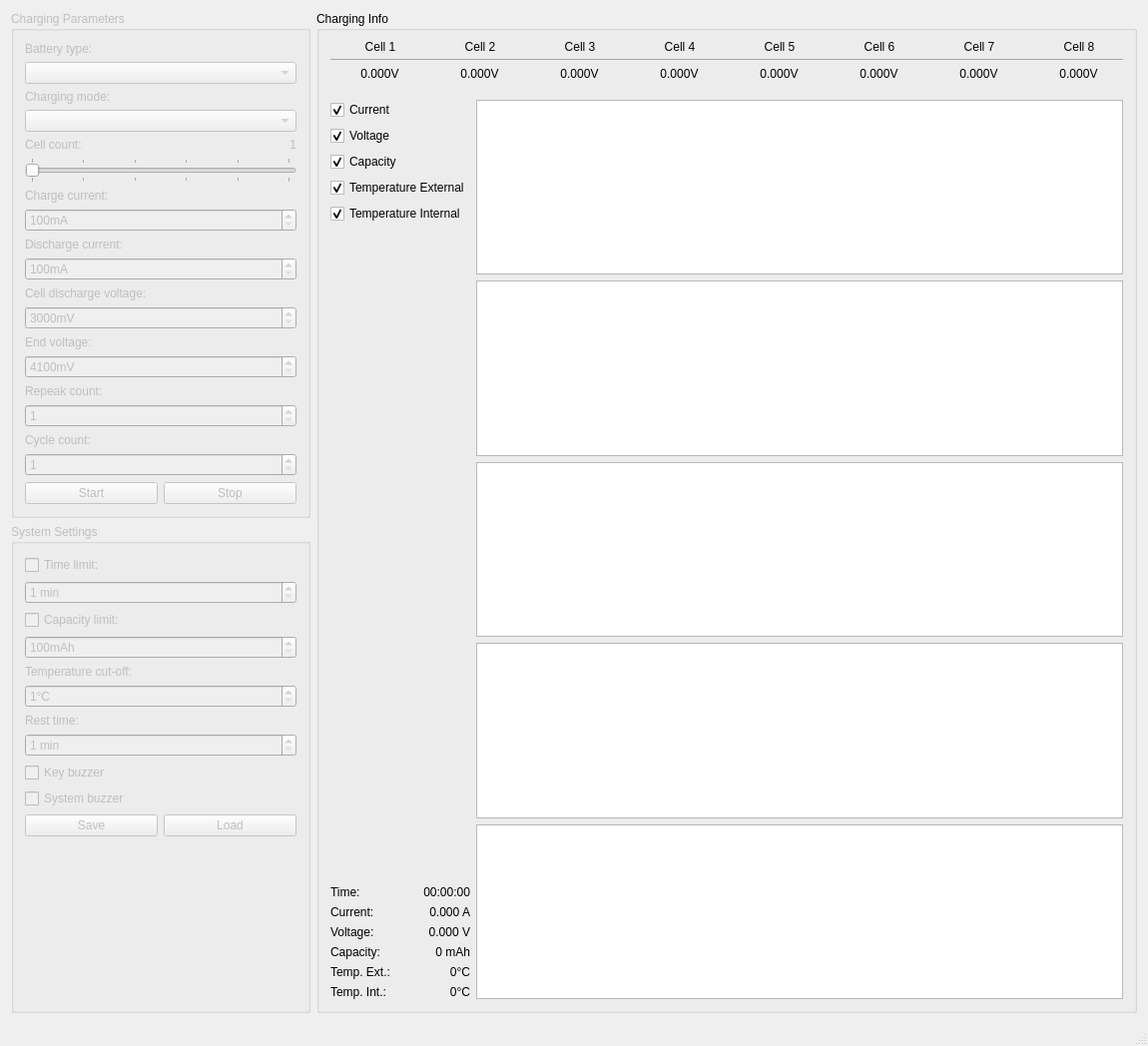
<?xml version="1.0" encoding="UTF-8"?>
<!--
/* Copyright © 2018, Maciej Sopyło <me@klh.io>
 *
 * This file is part of charge-guru.
 *
 *  charge-guru is free software: you can redistribute it and/or modify
 *  it under the terms of the GNU General Public License as published by
 *  the Free Software Foundation, either version 3 of the License, or
 *  (at your option) any later version.
 *
 *  charge-guru is distributed in the hope that it will be useful,
 *  but WITHOUT ANY WARRANTY; without even the implied warranty of
 *  MERCHANTABILITY or FITNESS FOR A PARTICULAR PURPOSE.  See the
 *  GNU General Public License for more details.
 *
 *  You should have received a copy of the GNU General Public License
 *  along with charge-guru.  If not, see <http://www.gnu.org/licenses/>.
 */
-->
<ui version="4.0">
 <class>MainWindow</class>
 <widget class="QMainWindow" name="MainWindow">
  <property name="geometry">
   <rect>
    <x>0</x>
    <y>0</y>
    <width>1150</width>
    <height>1048</height>
   </rect>
  </property>
  <property name="minimumSize">
   <size>
    <width>1150</width>
    <height>0</height>
   </size>
  </property>
  <property name="windowTitle">
   <string>ChargeGuru 0.0.1</string>
  </property>
  <widget class="QWidget" name="centralWidget">
   <layout class="QGridLayout" name="gridLayout">
    <item row="0" column="0">
     <widget class="QGroupBox" name="gbChargingParameters">
      <property name="enabled">
       <bool>false</bool>
      </property>
      <property name="sizePolicy">
       <sizepolicy hsizetype="Preferred" vsizetype="Preferred">
        <horstretch>0</horstretch>
        <verstretch>0</verstretch>
       </sizepolicy>
      </property>
      <property name="minimumSize">
       <size>
        <width>300</width>
        <height>0</height>
       </size>
      </property>
      <property name="maximumSize">
       <size>
        <width>300</width>
        <height>16777215</height>
       </size>
      </property>
      <property name="title">
       <string>Charging Parameters</string>
      </property>
      <layout class="QVBoxLayout" name="verticalLayout">
       <item>
        <widget class="QLabel" name="label">
         <property name="text">
          <string>Battery type:</string>
         </property>
        </widget>
       </item>
       <item>
        <widget class="QComboBox" name="cbBatteryType">
         <property name="currentText">
          <string/>
         </property>
        </widget>
       </item>
       <item>
        <widget class="QLabel" name="label_2">
         <property name="text">
          <string>Charging mode:</string>
         </property>
        </widget>
       </item>
       <item>
        <widget class="QComboBox" name="cbChargingMode"/>
       </item>
       <item>
        <layout class="QHBoxLayout" name="horizontalLayout_3">
         <item>
          <widget class="QLabel" name="label_3">
           <property name="text">
            <string>Cell count:</string>
           </property>
          </widget>
         </item>
         <item>
          <widget class="QLabel" name="lbCellCount">
           <property name="text">
            <string>1</string>
           </property>
           <property name="alignment">
            <set>Qt::AlignRight|Qt::AlignTrailing|Qt::AlignVCenter</set>
           </property>
          </widget>
         </item>
        </layout>
       </item>
       <item>
        <widget class="QSlider" name="sbCellCount">
         <property name="minimum">
          <number>1</number>
         </property>
         <property name="maximum">
          <number>6</number>
         </property>
         <property name="pageStep">
          <number>1</number>
         </property>
         <property name="orientation">
          <enum>Qt::Horizontal</enum>
         </property>
         <property name="invertedAppearance">
          <bool>false</bool>
         </property>
         <property name="tickPosition">
          <enum>QSlider::TicksBothSides</enum>
         </property>
        </widget>
       </item>
       <item>
        <widget class="QLabel" name="label_4">
         <property name="text">
          <string>Charge current:</string>
         </property>
        </widget>
       </item>
       <item>
        <widget class="QSpinBox" name="sbChargeCurrent">
         <property name="suffix">
          <string>mA</string>
         </property>
         <property name="minimum">
          <number>100</number>
         </property>
         <property name="maximum">
          <number>6000</number>
         </property>
        </widget>
       </item>
       <item>
        <widget class="QLabel" name="label_5">
         <property name="text">
          <string>Discharge current:</string>
         </property>
        </widget>
       </item>
       <item>
        <widget class="QSpinBox" name="sbDischargeCurrent">
         <property name="suffix">
          <string>mA</string>
         </property>
         <property name="minimum">
          <number>100</number>
         </property>
         <property name="maximum">
          <number>2000</number>
         </property>
        </widget>
       </item>
       <item>
        <widget class="QLabel" name="label_6">
         <property name="text">
          <string>Cell discharge voltage:</string>
         </property>
        </widget>
       </item>
       <item>
        <widget class="QSpinBox" name="sbCellDischargeVoltage">
         <property name="suffix">
          <string>mV</string>
         </property>
         <property name="minimum">
          <number>3000</number>
         </property>
         <property name="maximum">
          <number>3300</number>
         </property>
        </widget>
       </item>
       <item>
        <widget class="QLabel" name="label_7">
         <property name="text">
          <string>End voltage:</string>
         </property>
        </widget>
       </item>
       <item>
        <widget class="QSpinBox" name="sbEndVoltage">
         <property name="suffix">
          <string>mV</string>
         </property>
         <property name="minimum">
          <number>4100</number>
         </property>
         <property name="maximum">
          <number>4250</number>
         </property>
        </widget>
       </item>
       <item>
        <widget class="QLabel" name="label_8">
         <property name="text">
          <string>Repeak count:</string>
         </property>
        </widget>
       </item>
       <item>
        <widget class="QSpinBox" name="sbRepeakCount">
         <property name="minimum">
          <number>1</number>
         </property>
         <property name="maximum">
          <number>3</number>
         </property>
        </widget>
       </item>
       <item>
        <widget class="QLabel" name="label_9">
         <property name="text">
          <string>Cycle count:</string>
         </property>
        </widget>
       </item>
       <item>
        <widget class="QSpinBox" name="sbCycleCount">
         <property name="minimum">
          <number>1</number>
         </property>
         <property name="maximum">
          <number>3</number>
         </property>
        </widget>
       </item>
       <item>
        <layout class="QHBoxLayout" name="horizontalLayout_2">
         <item>
          <widget class="QPushButton" name="btStartCharging">
           <property name="text">
            <string>Start</string>
           </property>
          </widget>
         </item>
         <item>
          <widget class="QPushButton" name="btStopCharging">
           <property name="enabled">
            <bool>false</bool>
           </property>
           <property name="text">
            <string>Stop</string>
           </property>
          </widget>
         </item>
        </layout>
       </item>
       <item>
        <spacer name="verticalSpacer_2">
         <property name="orientation">
          <enum>Qt::Vertical</enum>
         </property>
         <property name="sizeHint" stdset="0">
          <size>
           <width>20</width>
           <height>40</height>
          </size>
         </property>
        </spacer>
       </item>
      </layout>
     </widget>
    </item>
    <item row="0" column="1" rowspan="2">
     <widget class="QGroupBox" name="gbChargingInfo">
      <property name="title">
       <string>Charging Info</string>
      </property>
      <layout class="QGridLayout" name="gridLayout_2">
       <item row="0" column="0" colspan="2">
        <widget class="QTableWidget" name="tbCells">
         <property name="maximumSize">
          <size>
           <width>16777215</width>
           <height>52</height>
          </size>
         </property>
         <property name="styleSheet">
          <string notr="true">QTableWidget, QHeaderView::section, QHeaderView, QTableCornerButton::section {
	background: transparent;
	border: none;
}

QHeaderView {
	padding: 0 0 7px 0;
	border-bottom: 1px solid rgba(0, 0, 0, 0.3);
}
</string>
         </property>
         <property name="frameShape">
          <enum>QFrame::NoFrame</enum>
         </property>
         <property name="lineWidth">
          <number>0</number>
         </property>
         <property name="verticalScrollBarPolicy">
          <enum>Qt::ScrollBarAlwaysOff</enum>
         </property>
         <property name="horizontalScrollBarPolicy">
          <enum>Qt::ScrollBarAlwaysOff</enum>
         </property>
         <property name="sizeAdjustPolicy">
          <enum>QAbstractScrollArea::AdjustIgnored</enum>
         </property>
         <property name="editTriggers">
          <set>QAbstractItemView::NoEditTriggers</set>
         </property>
         <property name="selectionMode">
          <enum>QAbstractItemView::NoSelection</enum>
         </property>
         <property name="selectionBehavior">
          <enum>QAbstractItemView::SelectRows</enum>
         </property>
         <property name="gridStyle">
          <enum>Qt::NoPen</enum>
         </property>
         <property name="cornerButtonEnabled">
          <bool>false</bool>
         </property>
         <property name="rowCount">
          <number>1</number>
         </property>
         <attribute name="verticalHeaderVisible">
          <bool>false</bool>
         </attribute>
         <row>
          <property name="text">
           <string>Voltage</string>
          </property>
         </row>
         <column>
          <property name="text">
           <string>Cell 1</string>
          </property>
          <property name="textAlignment">
           <set>AlignCenter</set>
          </property>
         </column>
         <column>
          <property name="text">
           <string>Cell 2</string>
          </property>
          <property name="textAlignment">
           <set>AlignCenter</set>
          </property>
         </column>
         <column>
          <property name="text">
           <string>Cell 3</string>
          </property>
          <property name="textAlignment">
           <set>AlignCenter</set>
          </property>
         </column>
         <column>
          <property name="text">
           <string>Cell 4</string>
          </property>
          <property name="textAlignment">
           <set>AlignCenter</set>
          </property>
         </column>
         <column>
          <property name="text">
           <string>Cell 5</string>
          </property>
          <property name="textAlignment">
           <set>AlignCenter</set>
          </property>
         </column>
         <column>
          <property name="text">
           <string>Cell 6</string>
          </property>
          <property name="textAlignment">
           <set>AlignCenter</set>
          </property>
         </column>
         <column>
          <property name="text">
           <string>Cell 7</string>
          </property>
          <property name="textAlignment">
           <set>AlignCenter</set>
          </property>
         </column>
         <column>
          <property name="text">
           <string>Cell 8</string>
          </property>
          <property name="textAlignment">
           <set>AlignCenter</set>
          </property>
         </column>
         <item row="0" column="0">
          <property name="text">
           <string>0.000V</string>
          </property>
          <property name="textAlignment">
           <set>AlignCenter</set>
          </property>
          <property name="flags">
           <set>ItemIsEnabled</set>
          </property>
         </item>
         <item row="0" column="1">
          <property name="text">
           <string>0.000V</string>
          </property>
          <property name="textAlignment">
           <set>AlignCenter</set>
          </property>
          <property name="flags">
           <set>ItemIsEnabled</set>
          </property>
         </item>
         <item row="0" column="2">
          <property name="text">
           <string>0.000V</string>
          </property>
          <property name="textAlignment">
           <set>AlignCenter</set>
          </property>
          <property name="flags">
           <set>ItemIsEnabled</set>
          </property>
         </item>
         <item row="0" column="3">
          <property name="text">
           <string>0.000V</string>
          </property>
          <property name="textAlignment">
           <set>AlignCenter</set>
          </property>
          <property name="flags">
           <set>ItemIsEnabled</set>
          </property>
         </item>
         <item row="0" column="4">
          <property name="text">
           <string>0.000V</string>
          </property>
          <property name="textAlignment">
           <set>AlignCenter</set>
          </property>
          <property name="flags">
           <set>ItemIsEnabled</set>
          </property>
         </item>
         <item row="0" column="5">
          <property name="text">
           <string>0.000V</string>
          </property>
          <property name="textAlignment">
           <set>AlignCenter</set>
          </property>
          <property name="flags">
           <set>ItemIsEnabled</set>
          </property>
         </item>
         <item row="0" column="6">
          <property name="text">
           <string>0.000V</string>
          </property>
          <property name="textAlignment">
           <set>AlignCenter</set>
          </property>
          <property name="flags">
           <set>ItemIsEnabled</set>
          </property>
         </item>
         <item row="0" column="7">
          <property name="text">
           <string>0.000V</string>
          </property>
          <property name="textAlignment">
           <set>AlignCenter</set>
          </property>
          <property name="flags">
           <set>ItemIsEnabled</set>
          </property>
         </item>
        </widget>
       </item>
       <item row="1" column="0">
        <layout class="QVBoxLayout" name="verticalLayout_3">
         <item>
          <widget class="QCheckBox" name="ckChartCurrent">
           <property name="text">
            <string>Current</string>
           </property>
           <property name="checked">
            <bool>true</bool>
           </property>
          </widget>
         </item>
         <item>
          <widget class="QCheckBox" name="ckChartVoltage">
           <property name="text">
            <string>Voltage</string>
           </property>
           <property name="checked">
            <bool>true</bool>
           </property>
          </widget>
         </item>
         <item>
          <widget class="QCheckBox" name="ckChartCapacity">
           <property name="text">
            <string>Capacity</string>
           </property>
           <property name="checked">
            <bool>true</bool>
           </property>
          </widget>
         </item>
         <item>
          <widget class="QCheckBox" name="ckChartTempExt">
           <property name="text">
            <string>Temperature External</string>
           </property>
           <property name="checked">
            <bool>true</bool>
           </property>
          </widget>
         </item>
         <item>
          <widget class="QCheckBox" name="ckChartTempInt">
           <property name="text">
            <string>Temperature Internal</string>
           </property>
           <property name="checked">
            <bool>true</bool>
           </property>
          </widget>
         </item>
         <item>
          <spacer name="verticalSpacer">
           <property name="orientation">
            <enum>Qt::Vertical</enum>
           </property>
           <property name="sizeHint" stdset="0">
            <size>
             <width>20</width>
             <height>40</height>
            </size>
           </property>
          </spacer>
         </item>
         <item>
          <layout class="QHBoxLayout" name="horizontalLayout_10">
           <item>
            <widget class="QLabel" name="label_22">
             <property name="text">
              <string>Time:</string>
             </property>
            </widget>
           </item>
           <item>
            <widget class="QLabel" name="lbChargeTime">
             <property name="text">
              <string>00:00:00</string>
             </property>
             <property name="alignment">
              <set>Qt::AlignRight|Qt::AlignTrailing|Qt::AlignVCenter</set>
             </property>
            </widget>
           </item>
          </layout>
         </item>
         <item>
          <layout class="QHBoxLayout" name="horizontalLayout_9">
           <item>
            <widget class="QLabel" name="label_20">
             <property name="text">
              <string>Current:</string>
             </property>
            </widget>
           </item>
           <item>
            <widget class="QLabel" name="lbChargeCurrent">
             <property name="text">
              <string>0.000 A</string>
             </property>
             <property name="alignment">
              <set>Qt::AlignRight|Qt::AlignTrailing|Qt::AlignVCenter</set>
             </property>
            </widget>
           </item>
          </layout>
         </item>
         <item>
          <layout class="QHBoxLayout" name="horizontalLayout_8">
           <item>
            <widget class="QLabel" name="label_18">
             <property name="text">
              <string>Voltage:</string>
             </property>
            </widget>
           </item>
           <item>
            <widget class="QLabel" name="lbChargeVoltage">
             <property name="text">
              <string>0.000 V</string>
             </property>
             <property name="alignment">
              <set>Qt::AlignRight|Qt::AlignTrailing|Qt::AlignVCenter</set>
             </property>
            </widget>
           </item>
          </layout>
         </item>
         <item>
          <layout class="QHBoxLayout" name="horizontalLayout_7">
           <item>
            <widget class="QLabel" name="label_16">
             <property name="text">
              <string>Capacity:</string>
             </property>
            </widget>
           </item>
           <item>
            <widget class="QLabel" name="lbChargeCapacity">
             <property name="text">
              <string>0 mAh</string>
             </property>
             <property name="alignment">
              <set>Qt::AlignRight|Qt::AlignTrailing|Qt::AlignVCenter</set>
             </property>
            </widget>
           </item>
          </layout>
         </item>
         <item>
          <layout class="QHBoxLayout" name="horizontalLayout_6">
           <item>
            <widget class="QLabel" name="label_14">
             <property name="text">
              <string>Temp. Ext.:</string>
             </property>
            </widget>
           </item>
           <item>
            <widget class="QLabel" name="lbChargeTempExt">
             <property name="text">
              <string>0°C</string>
             </property>
             <property name="alignment">
              <set>Qt::AlignRight|Qt::AlignTrailing|Qt::AlignVCenter</set>
             </property>
            </widget>
           </item>
          </layout>
         </item>
         <item>
          <layout class="QHBoxLayout" name="horizontalLayout_5">
           <item>
            <widget class="QLabel" name="label_13">
             <property name="text">
              <string>Temp. Int.:</string>
             </property>
            </widget>
           </item>
           <item>
            <widget class="QLabel" name="lbChargeTempInt">
             <property name="text">
              <string>0°C</string>
             </property>
             <property name="alignment">
              <set>Qt::AlignRight|Qt::AlignTrailing|Qt::AlignVCenter</set>
             </property>
            </widget>
           </item>
          </layout>
         </item>
        </layout>
       </item>
       <item row="1" column="1">
        <layout class="QVBoxLayout" name="verticalLayout_4" stretch="1,1,1,1,1">
         <item>
          <widget class="QtCharts::QChartView" name="ctCurrent"/>
         </item>
         <item>
          <widget class="QtCharts::QChartView" name="ctVoltage"/>
         </item>
         <item>
          <widget class="QtCharts::QChartView" name="ctCapacity"/>
         </item>
         <item>
          <widget class="QtCharts::QChartView" name="ctTempExt"/>
         </item>
         <item>
          <widget class="QtCharts::QChartView" name="ctTempInt"/>
         </item>
        </layout>
       </item>
      </layout>
     </widget>
    </item>
    <item row="1" column="0">
     <widget class="QGroupBox" name="gbSystemSettings">
      <property name="enabled">
       <bool>false</bool>
      </property>
      <property name="minimumSize">
       <size>
        <width>300</width>
        <height>0</height>
       </size>
      </property>
      <property name="maximumSize">
       <size>
        <width>300</width>
        <height>16777215</height>
       </size>
      </property>
      <property name="title">
       <string>System Settings</string>
      </property>
      <layout class="QVBoxLayout" name="verticalLayout_2">
       <item>
        <widget class="QCheckBox" name="ckTimeLimit">
         <property name="text">
          <string>Time limit:</string>
         </property>
        </widget>
       </item>
       <item>
        <widget class="QSpinBox" name="sbTimeLimit">
         <property name="suffix">
          <string> min</string>
         </property>
         <property name="minimum">
          <number>1</number>
         </property>
         <property name="maximum">
          <number>720</number>
         </property>
        </widget>
       </item>
       <item>
        <widget class="QCheckBox" name="ckCapacityLimit">
         <property name="text">
          <string>Capacity limit:</string>
         </property>
        </widget>
       </item>
       <item>
        <widget class="QSpinBox" name="sbCapacityLimit">
         <property name="suffix">
          <string>mAh</string>
         </property>
         <property name="minimum">
          <number>100</number>
         </property>
         <property name="maximum">
          <number>50000</number>
         </property>
        </widget>
       </item>
       <item>
        <widget class="QLabel" name="label_10">
         <property name="text">
          <string>Temperature cut-off:</string>
         </property>
        </widget>
       </item>
       <item>
        <widget class="QSpinBox" name="sbTemperatureLimit">
         <property name="suffix">
          <string>°C</string>
         </property>
         <property name="minimum">
          <number>1</number>
         </property>
         <property name="maximum">
          <number>80</number>
         </property>
        </widget>
       </item>
       <item>
        <widget class="QLabel" name="label_11">
         <property name="text">
          <string>Rest time:</string>
         </property>
        </widget>
       </item>
       <item>
        <widget class="QSpinBox" name="sbCycleTime">
         <property name="suffix">
          <string> min</string>
         </property>
         <property name="minimum">
          <number>1</number>
         </property>
         <property name="maximum">
          <number>60</number>
         </property>
        </widget>
       </item>
       <item>
        <widget class="QCheckBox" name="ckKeyBuzzer">
         <property name="text">
          <string>Key buzzer</string>
         </property>
        </widget>
       </item>
       <item>
        <widget class="QCheckBox" name="ckSystemBuzzer">
         <property name="text">
          <string>System buzzer</string>
         </property>
        </widget>
       </item>
       <item>
        <layout class="QHBoxLayout" name="horizontalLayout">
         <item>
          <widget class="QPushButton" name="btSave">
           <property name="text">
            <string>Save</string>
           </property>
          </widget>
         </item>
         <item>
          <widget class="QPushButton" name="btLoad">
           <property name="text">
            <string>Load</string>
           </property>
          </widget>
         </item>
        </layout>
       </item>
       <item>
        <spacer name="verticalSpacer_3">
         <property name="orientation">
          <enum>Qt::Vertical</enum>
         </property>
         <property name="sizeHint" stdset="0">
          <size>
           <width>20</width>
           <height>40</height>
          </size>
         </property>
        </spacer>
       </item>
      </layout>
     </widget>
    </item>
   </layout>
  </widget>
  <widget class="QStatusBar" name="statusBar"/>
 </widget>
 <layoutdefault spacing="6" margin="11"/>
 <customwidgets>
  <customwidget>
   <class>QtCharts::QChartView</class>
   <extends>QGraphicsView</extends>
   <header location="global">QtCharts/QChartView&gt;
#include &lt;QtCharts/chartsnamespace.h</header>
  </customwidget>
 </customwidgets>
 <resources/>
 <connections/>
</ui>
